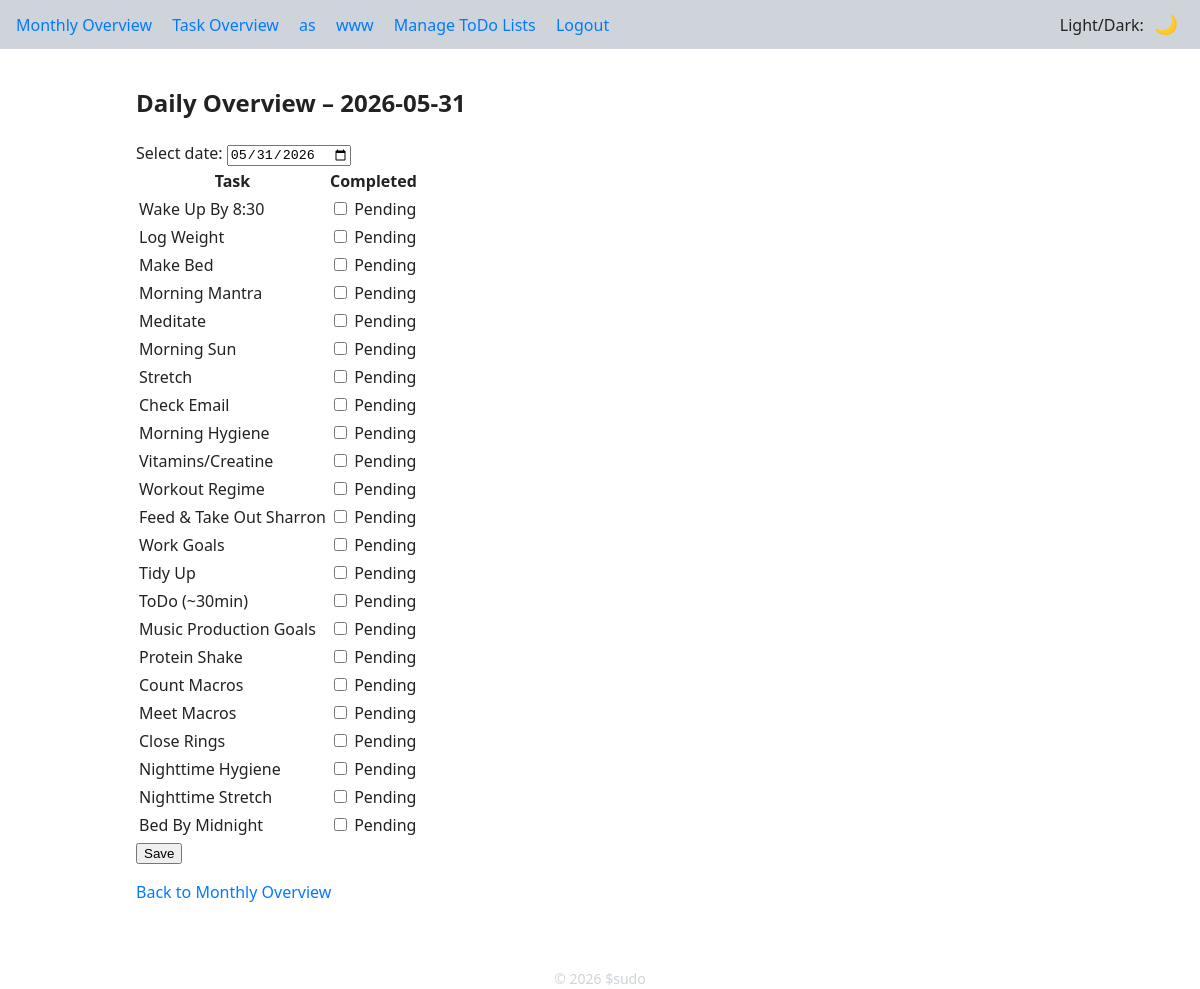
The app's page /daily (signed in) with its own data.
### app/models.py (models this page shows)
class TodoList(db.Model):
    __tablename__ = 'todo_lists'
    id = db.Column(db.Integer, primary_key=True)
    user_id = db.Column(db.Integer, db.ForeignKey('users.id'), nullable=False)
    name = db.Column(db.String(200), nullable=False)
    items = db.relationship(
        'TodoItem',
        backref='todo_list',
        lazy='dynamic',
        cascade='all, delete-orphan',
    )

class TaskList(db.Model):
    __tablename__ = 'task_lists'
    id = db.Column(db.Integer, primary_key=True)
    user_id = db.Column(db.Integer, db.ForeignKey('users.id'), nullable=False)
    name = db.Column(db.String(200), nullable=False)
    position = db.Column(db.Integer, nullable=False, default=0)
    start_date = db.Column(db.Date, nullable=False)  # <-- new
    end_date = db.Column(db.Date, nullable=True)     # <-- new

### app/routes/tasks.py (the view, shortened to what this page needs)
@bp.route("/daily", methods=["GET", "POST"])
@login_required
def daily():
    date_str = request.args.get("date")
    if not date_str:
        date_str = date.today().isoformat()
    try:
        date.fromisoformat(date_str)
    except ValueError:
        return redirect(url_for("main.monthly"))
    statuses = get_daily_status(current_user, date_str)
    day_obj = date.fromisoformat(date_str)
    active_tasks = (
        TaskList.query.filter_by(user_id=current_user.id)
        .filter(TaskList.start_date <= day_obj)
        .filter(
            (TaskList.end_date == None) | (TaskList.end_date > day_obj)
        )
        .order_by(TaskList.position)
        .all()
    )
    task_names = [t.name for t in active_tasks]
    return render_template(
        "tasks/daily.html",
        date=date_str,
        tasks=task_names,
        statuses=statuses,
    )

### app/helpers.py (called while the page is built)
def get_daily_status(user, date_str):
    day_obj = date.fromisoformat(date_str)
    tasks = (
        TaskList.query.filter_by(user_id=user.id)
        .filter(TaskList.start_date <= day_obj)
        .filter((TaskList.end_date == None) | (TaskList.end_date > day_obj))
        .order_by(TaskList.position)
        .all()
    )
    status_map = {t.name: False for t in tasks}
    for dt in DailyTask.query.filter_by(user_id=user.id, date=day_obj).all():
        task_name = TaskList.query.get(dt.task_id).name
        status_map[task_name] = dt.status
    return status_map

### app/models.py (called while the page is built)
@login_manager.user_loader
def load_user(user_id: str):
    return User.query.get(int(user_id))

### app/templates/tasks/daily.html (shortened to what this page needs)
{% extends "base.html" %}
{% block content %}
<h2>Daily Overview – {{ date }}</h2>
<form method="get" action="{{ url_for('main.daily') }}">
    <label for="date-select">Select date:</label>
    <input type="date" id="date-select" name="date" value="{{ date }}" onchange="this.form.submit()">
</form>
<form method="post" action="{{ url_for('main.daily', date=date) }}">
    <table class="task-table">
        <thead>
            <tr>
                <th>Task</th>
                <th>Completed</th>
            </tr>
        </thead>
        <tbody>
            {% for task in tasks %}
            <tr>
                <td>{{ task }}</td>
                <td>
                    <input type="checkbox" name="task_{{ loop.index0 }}"
                           id="task_{{ loop.index0 }}"
                           {% if statuses[task] %}checked{% endif %}>
                    <label for="task_{{ loop.index0 }}">
                        {% if statuses[task] %}Done{% else %}Pending{% endif %}
                    </label>
                </td>
            </tr>
            {% endfor %}
        </tbody>
    </table>
    <button type="submit">Save</button>
</form>
<p><a href="{{ url_for('main.monthly') }}">Back to Monthly Overview</a></p>
{% endblock %}

### app/templates/base.html (shortened to what this page needs)
<!DOCTYPE html>
<html lang="en" data-theme="light">
<head>
  <link rel="stylesheet" href="{{ url_for('static', filename='css/style.css') }}">
</head>
<body>
  <nav class="navbar">
    <div class="nav-left">
      {% if current_user.is_authenticated %}
        <a href="{{ url_for('main.monthly') }}">Monthly Overview</a>
        <a href="{{ url_for('main.task_overview') }}">Task Overview</a>
        {% for todo in todo_lists %}
          <a href="{{ url_for('main.todolist', list_id=todo.id) }}">{{ todo.name }}</a>
        {% endfor %}
        <a href="{{ url_for('main.todolists') }}">Manage ToDo Lists</a>
        <a href="{{ url_for('main.logout') }}">Logout</a>
      {% else %}
        <a href="{{ url_for('main.login') }}">Login</a>
        <a href="{{ url_for('main.register') }}">Register</a>
      {% endif %}
    </div>
    <div class="nav-right">Light/Dark:
      <button id="theme-toggle" class="theme-toggle" title="Toggle light/dark theme">🌙</button>
    </div>
  </nav>
  {% block wrapper %}
    <div class="container">{% block content %}{% endblock %}</div>
  {% endblock %}
  <footer>
    © {{ current_year }} $sudo
  </footer>
</body>
</html>

### app/static/css/style.css (style rules this page uses)
:root { --bg: #ffffff; --text: #222222; --accent: #007bff; --danger: #dc3545; --success: #28a745; --warning: #ffc107; --border: #ced4da; --border-radius: 4px; --font-family: system-ui, sans-serif; }
html, body { margin: 0; padding: 0; font-family: var(--font-family); background: var(--bg); color: var(--text); line-height: 1.5; }
*, *::before, *::after { box-sizing: border-box; }
a { color: var(--accent); text-decoration: none; }
.navbar { display: flex; justify-content: space-between; align-items: center; padding: .75rem 1rem; background: var(--border); }
.nav-left a { margin-right: 1rem; }
.theme-toggle { background: none; border: none; font-size: 1.2rem; cursor: pointer; color: var(--text); }
.container { max-width: 960px; margin: 0 auto; padding: 1rem; }
footer { text-align: center; margin-top: 2rem; color: var(--border); font-size: .875rem; }

### records on screen
TodoList: name "as"
TodoList: name "www"
TaskList: name "Wake Up By 8:30", shows "Pending"
TaskList: name "Log Weight", shows "Pending"
TaskList: name "Make Bed", shows "Pending"
TaskList: name "Morning Mantra", shows "Pending"
TaskList: name "Meditate", shows "Pending"
TaskList: name "Morning Sun", shows "Pending"
TaskList: name "Stretch", shows "Pending"
TaskList: name "Check Email", shows "Pending"
TaskList: name "Morning Hygiene", shows "Pending"
TaskList: name "Vitamins/Creatine", shows "Pending"
TaskList: name "Workout Regime", shows "Pending"
TaskList: name "Feed & Take Out Sharron", shows "Pending"
TaskList: name "Work Goals", shows "Pending"
TaskList: name "Tidy Up", shows "Pending"
TaskList: name "ToDo (~30min)", shows "Pending"
TaskList: name "Music Production Goals", shows "Pending"
TaskList: name "Protein Shake", shows "Pending"
TaskList: name "Count Macros", shows "Pending"
TaskList: name "Meet Macros", shows "Pending"
TaskList: name "Close Rings", shows "Pending"
TaskList: name "Nighttime Hygiene", shows "Pending"
TaskList: name "Nighttime Stretch", shows "Pending"
TaskList: name "Bed By Midnight", shows "Pending"

### other values on screen
{{ date }} "2026-05-31"
{{ current_year }} "2026"
